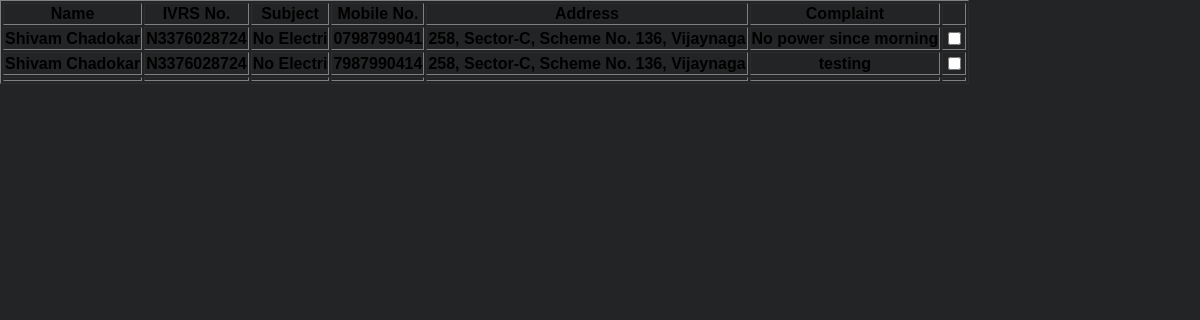
The app's page /srch.php with its own data.
### tables this page shows
CREATE TABLE `complaint` (
  `Name` char(20) NOT NULL,
  `IVRSNo.` char(20) NOT NULL,
  `Subject` char(10) NOT NULL,
  `Mobile No.` char(20) NOT NULL,
  `Address` char(40) NOT NULL,
  `complain` varchar(5000) NOT NULL
);

### srch.php (the view, shortened to what this page needs)
<?php
require('connection.php');
$records = "SELECT `Name`, `IVRSNo.`, `Subject`, `Mobile No.`, `Address`, `complain` FROM `complaint`;";
$result = mysqli_query($con,$records);
$arr = array();
if($result){
    while($row = mysqli_fetch_assoc($result)){
        array_push($arr,$row);
    }
}
?>
<html>
    <head>
        <link rel="stylesheet" href="style.css">
    </head>
    <body>
        <table  class="table" border="1">
            <tr class="">
                <th class="">Name</th>
                <th class="">IVRS No.</th>
                <th class="">Subject</th>
                <th class="">Mobile No.</th>
                <th class="">Address</th>
                <th class="">Complaint</th>
                <th></th>
            </tr>
            <?php
            foreach($arr as $value){
                $name=$value['Name'];
                $ivrs=$value['IVRSNo.'];
                $subject=$value['Subject'];
                $mob=$value['Mobile No.'];
                $address=$value['Address'];
                $complain=$value['complain'];
                echo("<tr>
                <th>$name</th>
                <th>$ivrs</th>
                <th>$subject</th>
                <th>$mob</th>
                <th>$address</th>
                <th>$complain</th>
                <th><input type='checkbox' onclick='sub.php'></th>
            </tr>");
            }
            ?>
            <tr>
                <th></th>
                <th></th>
                <th></th>
                <th></th>
                <th></th>
                <th></th>
                <th></th>
            </tr>
        </table>
    </body>
</html>

### style.css (style rules this page uses)
body { margin: 0; padding: 0; overflow: hidden; background-color: #232425; }
input::placeholder { font-size: 22px; text-transform: none; font-family: 'Oxanium'; color: white; }
body { font-family: Arial, Helvetica, sans-serif; }
* { box-sizing: border-box; }
::placeholder { font-family: 'docs-Roboto', Helvetica, Arial, sans-serif; }

### records on screen
complaint: Name "Shivam Chadokar", value "N3376028724", Subject "No Electri", value "0798799041", Address "258, Sector-C, Scheme No. 136, Vijaynaga", complain "No power since morning"
complaint: Name "Shivam Chadokar", value "N3376028724", Subject "No Electri", value "7987990414", Address "258, Sector-C, Scheme No. 136, Vijaynaga", complain "testing"
